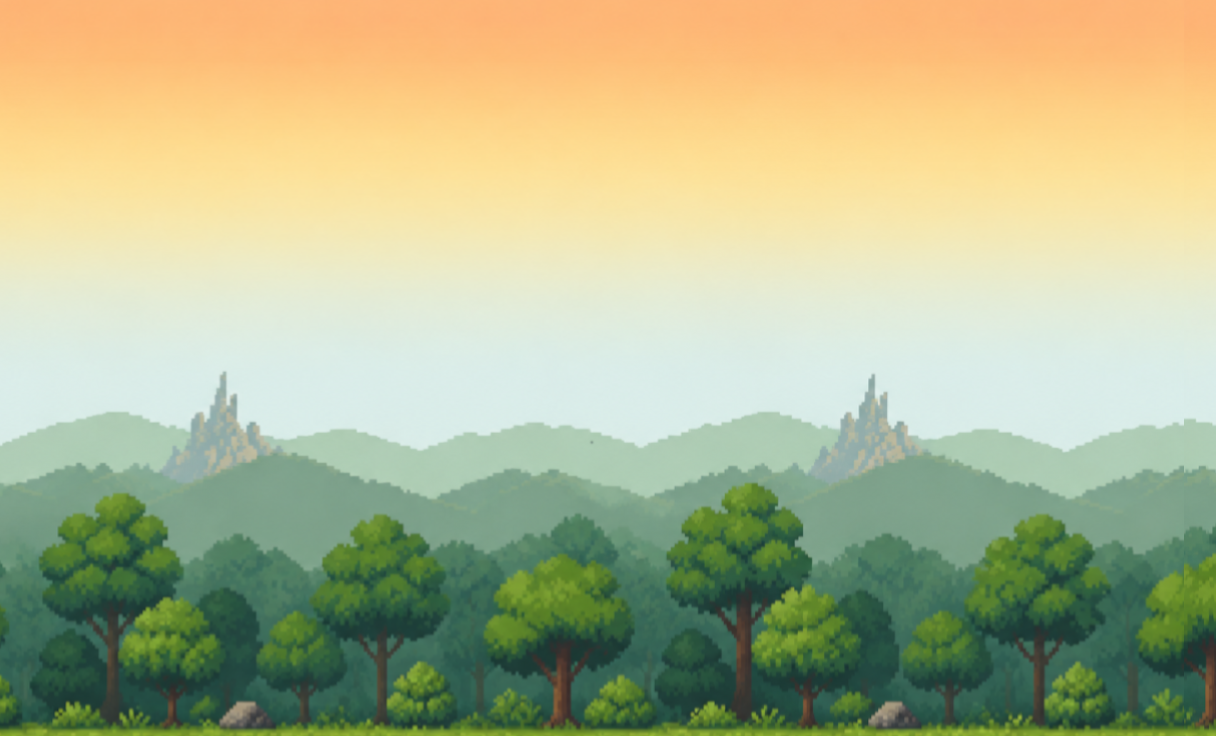

This is a level from a 2D game, rendered from its Tiled map with the project's own tilesets. A one-line summary and the complete map file follow:
An orthogonal 38x23 tile map with 32x32 px tiles, 1 tile layer (Capa de patrones 1).

<map version="1.10" tiledversion="1.12.1" orientation="orthogonal" renderorder="right-down" width="38" height="23" tilewidth="32" tileheight="32" infinite="0" nextlayerid="2" nextobjectid="1">
 <tileset firstgid="1" source="Tierra arriba.tsx" />
 <layer id="1" name="Capa de patrones 1" width="38" height="23">
  <data encoding="csv">
4,5,6,7,8,9,10,11,12,13,14,15,16,17,18,19,20,21,22,23,24,25,26,27,28,29,30,31,32,33,34,35,36,37,38,39,40,1,
44,45,46,47,48,49,50,51,52,53,54,55,56,57,58,59,60,61,62,63,64,65,66,67,68,69,70,71,72,73,74,75,76,77,78,79,80,41,
84,85,86,87,88,89,90,91,92,93,94,95,96,97,98,99,100,101,102,103,104,105,106,107,108,109,110,111,112,113,114,115,116,117,118,119,120,81,
124,125,126,127,128,129,130,131,132,133,134,135,136,137,138,139,140,141,142,143,144,145,146,147,148,149,150,151,152,153,154,155,156,157,158,159,160,121,
164,165,166,167,168,169,170,171,172,173,174,175,176,177,178,179,180,181,182,183,184,185,186,187,188,189,190,191,192,193,194,195,196,197,198,199,200,161,
204,205,206,207,208,209,210,211,212,213,214,215,216,217,218,219,220,221,222,223,224,225,226,227,228,229,230,231,232,233,234,235,236,237,238,239,240,201,
244,245,246,247,248,249,250,251,252,253,254,255,256,257,258,259,260,261,262,263,264,265,266,267,268,269,270,271,272,273,274,275,276,277,278,279,280,241,
284,285,286,287,288,289,290,291,292,293,294,295,296,297,298,299,300,301,302,303,304,305,306,307,308,309,310,311,312,313,314,315,316,317,318,319,320,281,
324,325,326,327,328,329,330,331,332,333,334,335,336,337,338,339,340,341,342,343,344,345,346,347,348,349,350,351,352,353,354,355,356,357,358,359,360,321,
364,365,366,367,368,369,370,371,372,373,374,375,376,377,378,379,380,381,382,383,384,385,386,387,388,389,390,391,392,393,394,395,396,397,398,399,400,361,
404,405,406,407,408,409,410,411,412,413,414,415,416,417,418,419,420,421,422,423,424,425,426,427,428,429,430,431,432,433,434,435,436,437,438,439,440,401,
444,445,446,447,448,449,450,451,452,453,454,455,456,457,458,459,460,461,462,463,464,465,466,467,468,469,470,471,472,473,474,475,476,477,478,479,480,441,
484,485,486,487,488,489,490,491,492,493,494,495,496,497,498,499,500,501,502,503,504,505,506,507,508,509,510,511,512,513,514,515,516,517,518,519,520,481,
524,525,526,527,528,529,530,531,532,533,534,535,536,537,538,539,540,541,542,543,544,545,546,547,548,549,550,551,552,553,554,555,556,557,558,559,560,521,
564,565,566,567,568,569,570,571,572,573,574,575,576,577,578,579,580,581,582,583,584,585,586,587,588,589,590,591,592,593,594,595,596,597,598,599,600,561,
604,605,606,607,608,609,610,611,612,613,614,615,616,617,618,619,620,621,622,623,624,625,626,627,628,629,630,631,632,633,634,635,636,637,638,639,640,601,
644,645,646,647,648,649,650,651,652,653,654,655,656,657,658,659,660,661,662,663,664,665,666,667,668,669,670,671,672,673,674,675,676,677,678,679,680,641,
684,685,686,687,688,689,690,691,692,693,694,695,696,697,698,699,700,701,702,703,704,705,706,707,708,709,710,711,712,713,714,715,716,717,718,719,720,681,
724,725,726,727,728,729,730,731,732,733,734,735,736,737,738,739,740,741,742,743,744,745,746,747,748,749,750,751,752,753,754,755,756,757,758,759,760,721,
764,765,766,767,768,769,770,771,772,773,774,775,776,777,778,779,780,781,782,783,784,785,786,787,788,789,790,791,792,793,794,795,796,797,798,799,800,761,
804,805,806,807,808,809,810,811,812,813,814,815,816,817,818,819,820,821,822,823,824,825,826,827,828,829,830,831,832,833,834,835,836,837,838,839,840,801,
844,845,846,847,848,849,850,851,852,853,854,855,856,857,858,859,860,861,862,863,864,865,866,867,868,869,870,871,872,873,874,875,876,877,878,879,880,841,
884,885,886,887,888,889,890,891,892,893,894,895,896,897,898,899,900,901,902,903,904,905,906,907,908,909,910,911,912,913,914,915,916,917,918,919,920,881
</data>
 </layer>
</map>
